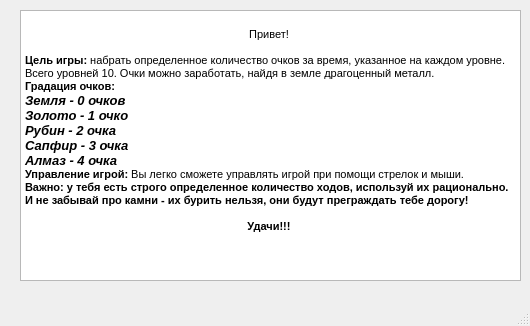
<?xml version="1.0" encoding="UTF-8"?>
<ui version="4.0">
 <class>MainWindow1</class>
 <widget class="QMainWindow" name="MainWindow1">
  <property name="geometry">
   <rect>
    <x>0</x>
    <y>0</y>
    <width>530</width>
    <height>326</height>
   </rect>
  </property>
  <property name="windowTitle">
   <string>Справка</string>
  </property>
  <widget class="QWidget" name="centralwidget">
   <widget class="QTextBrowser" name="textBrowser">
    <property name="geometry">
     <rect>
      <x>20</x>
      <y>10</y>
      <width>501</width>
      <height>271</height>
     </rect>
    </property>
    <property name="html">
     <string>&lt;!DOCTYPE HTML PUBLIC &quot;-//W3C//DTD HTML 4.0//EN&quot; &quot;http://www.w3.org/TR/REC-html40/strict.dtd&quot;&gt;
&lt;html&gt;&lt;head&gt;&lt;meta name=&quot;qrichtext&quot; content=&quot;1&quot; /&gt;&lt;style type=&quot;text/css&quot;&gt;
p, li { white-space: pre-wrap; }
&lt;/style&gt;&lt;/head&gt;&lt;body style=&quot; font-family:'MS Shell Dlg 2'; font-size:8.25pt; font-weight:400; font-style:normal;&quot;&gt;
&lt;p align=&quot;center&quot; style=&quot;-qt-paragraph-type:empty; margin-top:0px; margin-bottom:0px; margin-left:0px; margin-right:0px; -qt-block-indent:0; text-indent:0px;&quot;&gt;&lt;br /&gt;&lt;/p&gt;
&lt;p align=&quot;center&quot; style=&quot; margin-top:0px; margin-bottom:0px; margin-left:0px; margin-right:0px; -qt-block-indent:0; text-indent:0px;&quot;&gt;&lt;span style=&quot; font-family:'MS Shell Dlg 2,sans-serif'; font-size:8pt;&quot;&gt;Привет!&lt;/span&gt;&lt;span style=&quot; font-size:8pt;&quot;&gt; &lt;/span&gt;&lt;/p&gt;
&lt;p align=&quot;center&quot; style=&quot; margin-top:0px; margin-bottom:0px; margin-left:0px; margin-right:0px; -qt-block-indent:0; text-indent:0px;&quot;&gt;&lt;span style=&quot; font-family:'MS Shell Dlg 2,sans-serif'; font-size:8pt;&quot;&gt; &lt;/span&gt;&lt;span style=&quot; font-size:8pt;&quot;&gt; &lt;/span&gt;&lt;/p&gt;
&lt;p style=&quot; margin-top:0px; margin-bottom:0px; margin-left:0px; margin-right:0px; -qt-block-indent:0; text-indent:0px;&quot;&gt;&lt;span style=&quot; font-family:'MS Shell Dlg 2,sans-serif'; font-size:8pt; font-weight:600;&quot;&gt;Цель игры:&lt;/span&gt;&lt;span style=&quot; font-family:'MS Shell Dlg 2,sans-serif'; font-size:8pt;&quot;&gt; набрать определенное количество очков за время, указанное на каждом уровне. Всего уровней 10. Очки можно заработать, найдя в земле драгоценный металл. &lt;/span&gt;&lt;/p&gt;
&lt;p style=&quot; margin-top:0px; margin-bottom:0px; margin-left:0px; margin-right:0px; -qt-block-indent:0; text-indent:0px;&quot;&gt;&lt;span style=&quot; font-family:'MS Shell Dlg 2,sans-serif'; font-size:8pt; font-weight:600;&quot;&gt;Градация очков:&lt;/span&gt;&lt;span style=&quot; font-size:8pt;&quot;&gt; &lt;/span&gt;&lt;/p&gt;
&lt;p style=&quot; margin-top:0px; margin-bottom:0px; margin-left:0px; margin-right:0px; -qt-block-indent:0; text-indent:0px;&quot;&gt;&lt;span style=&quot; font-family:'MS Shell Dlg 2,sans-serif'; font-size:10pt; font-weight:600; font-style:italic;&quot;&gt;Земля - 0 очков&lt;/span&gt;&lt;span style=&quot; font-size:8pt;&quot;&gt; &lt;/span&gt;&lt;/p&gt;
&lt;p style=&quot; margin-top:0px; margin-bottom:0px; margin-left:0px; margin-right:0px; -qt-block-indent:0; text-indent:0px;&quot;&gt;&lt;span style=&quot; font-family:'MS Shell Dlg 2,sans-serif'; font-size:10pt; font-weight:600; font-style:italic;&quot;&gt;Золото - 1 очко&lt;/span&gt;&lt;span style=&quot; font-size:8pt;&quot;&gt; &lt;/span&gt;&lt;/p&gt;
&lt;p style=&quot; margin-top:0px; margin-bottom:0px; margin-left:0px; margin-right:0px; -qt-block-indent:0; text-indent:0px;&quot;&gt;&lt;span style=&quot; font-family:'MS Shell Dlg 2,sans-serif'; font-size:10pt; font-weight:600; font-style:italic;&quot;&gt;Рубин - 2 очка&lt;/span&gt;&lt;span style=&quot; font-size:8pt;&quot;&gt; &lt;/span&gt;&lt;/p&gt;
&lt;p style=&quot; margin-top:0px; margin-bottom:0px; margin-left:0px; margin-right:0px; -qt-block-indent:0; text-indent:0px;&quot;&gt;&lt;span style=&quot; font-family:'MS Shell Dlg 2,sans-serif'; font-size:10pt; font-weight:600; font-style:italic;&quot;&gt;Сапфир - 3 очка&lt;/span&gt;&lt;span style=&quot; font-size:8pt;&quot;&gt; &lt;/span&gt;&lt;/p&gt;
&lt;p style=&quot; margin-top:0px; margin-bottom:0px; margin-left:0px; margin-right:0px; -qt-block-indent:0; text-indent:0px;&quot;&gt;&lt;span style=&quot; font-family:'MS Shell Dlg 2,sans-serif'; font-size:10pt; font-weight:600; font-style:italic;&quot;&gt;Алмаз - 4 очка&lt;/span&gt;&lt;span style=&quot; font-size:8pt;&quot;&gt; &lt;/span&gt;&lt;/p&gt;
&lt;p style=&quot; margin-top:0px; margin-bottom:0px; margin-left:0px; margin-right:0px; -qt-block-indent:0; text-indent:0px;&quot;&gt;&lt;span style=&quot; font-family:'MS Shell Dlg 2,sans-serif'; font-size:8pt; font-weight:600;&quot;&gt;Управление игрой: &lt;/span&gt;&lt;span style=&quot; font-family:'MS Shell Dlg 2,sans-serif'; font-size:8pt;&quot;&gt;Вы легко сможете управлять игрой при помощи стрелок и мыши.&lt;/span&gt;&lt;span style=&quot; font-size:8pt;&quot;&gt; &lt;/span&gt;&lt;/p&gt;
&lt;p style=&quot; margin-top:0px; margin-bottom:0px; margin-left:0px; margin-right:0px; -qt-block-indent:0; text-indent:0px;&quot;&gt;&lt;span style=&quot; font-family:'MS Shell Dlg 2,sans-serif'; font-size:8pt; font-weight:600;&quot;&gt;Важно: у тебя есть строго определенное количество ходов, используй их рационально. И не забывай про камни - их бурить нельзя, они будут преграждать тебе дорогу!&lt;/span&gt;&lt;span style=&quot; font-size:8pt;&quot;&gt; &lt;/span&gt;&lt;/p&gt;
&lt;p style=&quot; margin-top:0px; margin-bottom:0px; margin-left:0px; margin-right:0px; -qt-block-indent:0; text-indent:0px;&quot;&gt;&lt;span style=&quot; font-family:'MS Shell Dlg 2,sans-serif'; font-size:8pt; font-weight:600;&quot;&gt; &lt;/span&gt;&lt;span style=&quot; font-size:8pt;&quot;&gt; &lt;/span&gt;&lt;/p&gt;
&lt;p align=&quot;center&quot; style=&quot; margin-top:0px; margin-bottom:0px; margin-left:0px; margin-right:0px; -qt-block-indent:0; text-indent:0px;&quot;&gt;&lt;span style=&quot; font-family:'MS Shell Dlg 2,sans-serif'; font-size:8pt; font-weight:600;&quot;&gt;Удачи!!!&lt;/span&gt;&lt;span style=&quot; font-size:8pt;&quot;&gt; &lt;/span&gt;&lt;/p&gt;
&lt;p style=&quot; margin-top:0px; margin-bottom:0px; margin-left:0px; margin-right:0px; -qt-block-indent:0; text-indent:0px;&quot;&gt;&lt;span style=&quot; font-family:'MS Shell Dlg 2,sans-serif'; font-size:10pt; font-weight:600; font-style:italic;&quot;&gt; &lt;/span&gt;&lt;span style=&quot; font-size:8pt;&quot;&gt; &lt;/span&gt;&lt;/p&gt;&lt;/body&gt;&lt;/html&gt;</string>
    </property>
   </widget>
  </widget>
  <widget class="QMenuBar" name="menubar">
   <property name="geometry">
    <rect>
     <x>0</x>
     <y>0</y>
     <width>530</width>
     <height>21</height>
    </rect>
   </property>
  </widget>
  <widget class="QStatusBar" name="statusbar"/>
 </widget>
 <resources/>
 <connections/>
</ui>
